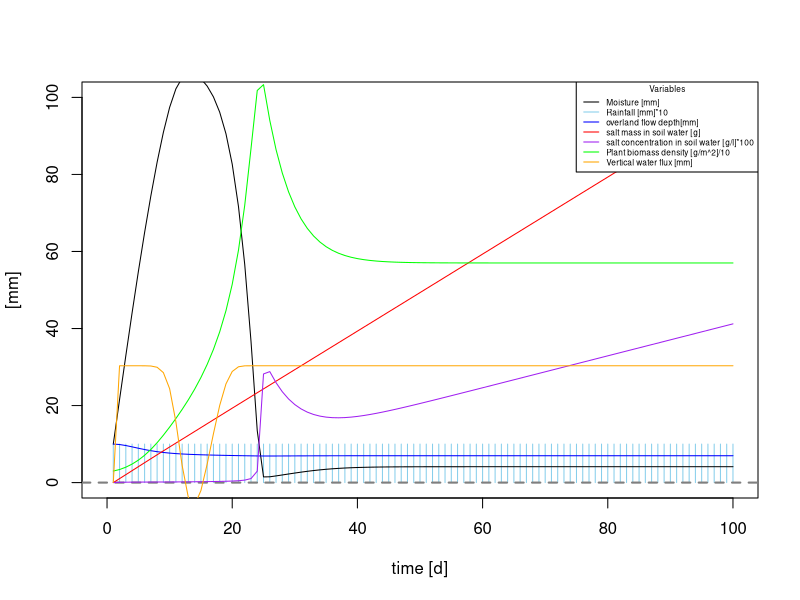
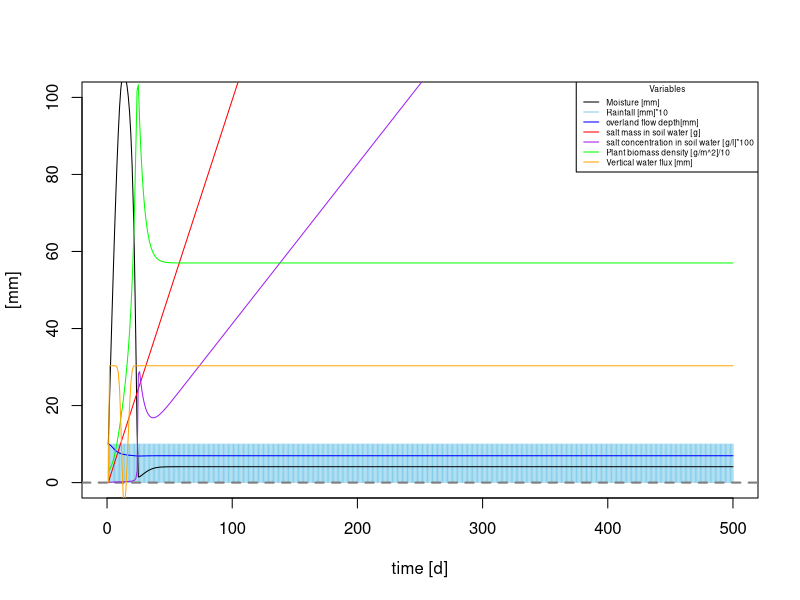
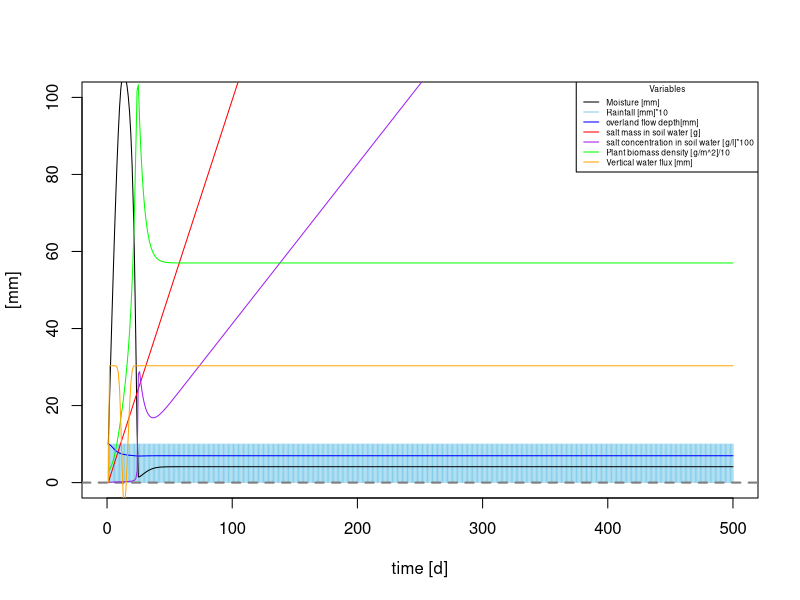
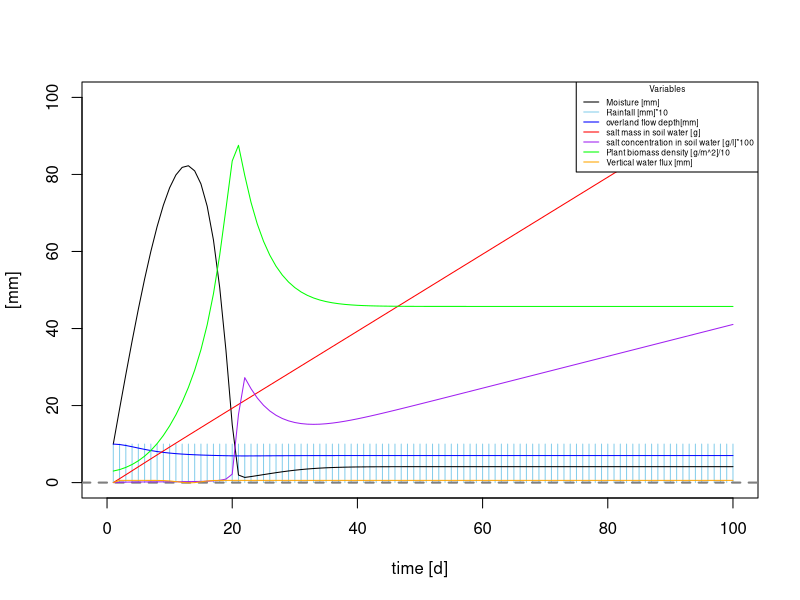
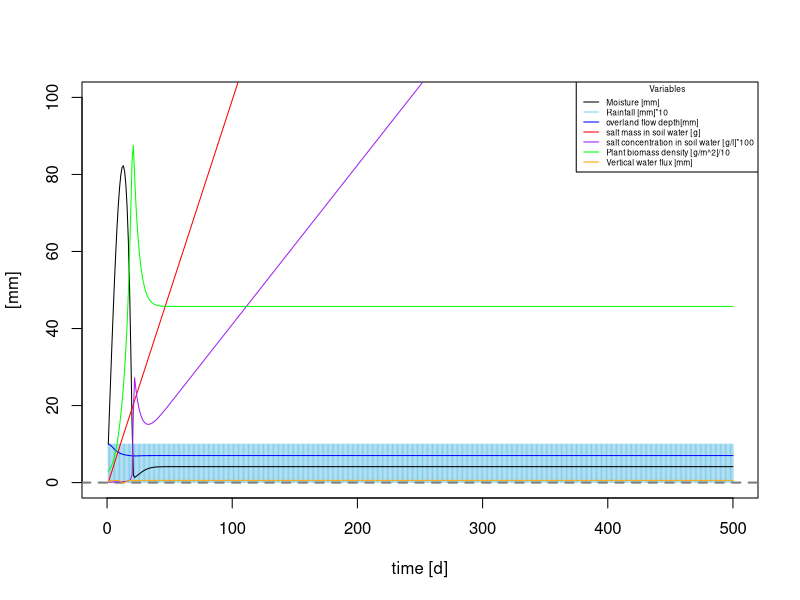
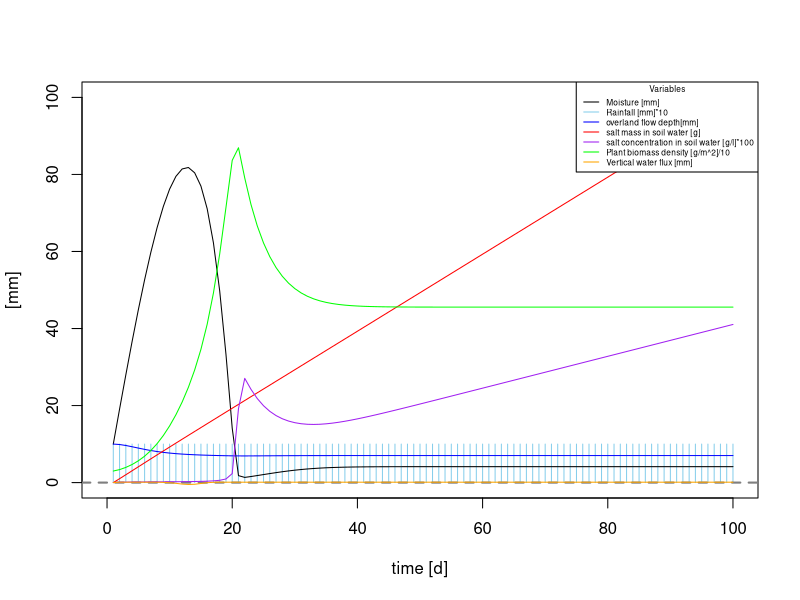
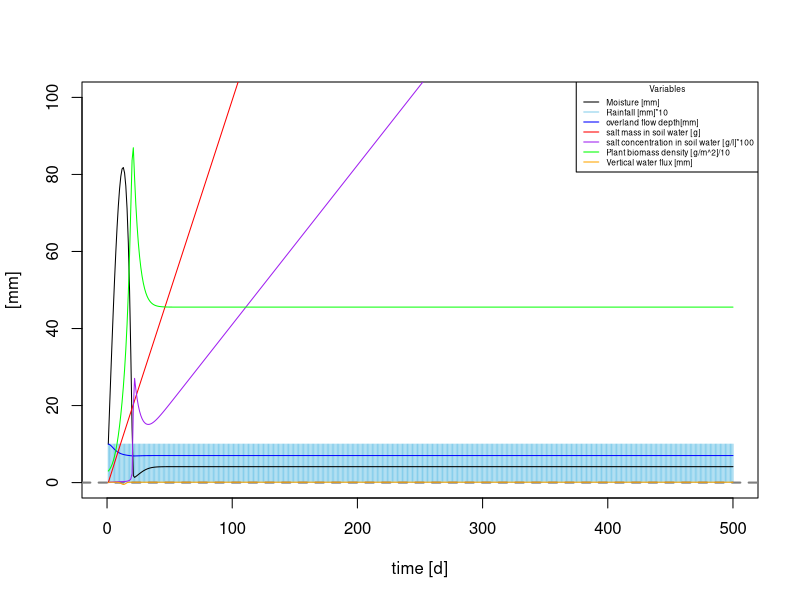
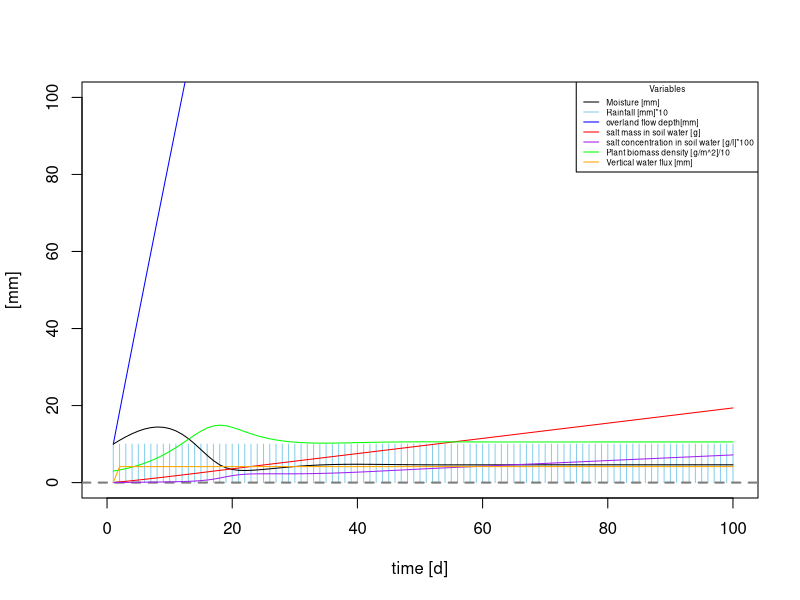

Write the R code that produced these figures, in order.
## ---- chunk 1

 # Sandy Clay Loam
    n<-0.367 # porosity
    # more soil variables for evaporation & losses
    # Hydraulic conductivity
    K_s<-52.08*10 # mm/day
    # campbell's b
    b<-6.4069 # neurotheta sandy clay loam
    # van Genuchten parameters
#     avg <- 0.0521
#     nvg <- 1.237
    s_fc<-0.2677/n # Field capacity
    # This is the bubbling pressure
    psi_s_bar<--1.2E-3 #
 
   h1bar =  -psi_s_bar 
   hb = psi_s_bar*-10^5 # mm
 

# parameters describing the soil
  soilpar <- list(b = b, n = n, s_fc = s_fc, K_s = K_s, 
                psi_s_bar = psi_s_bar, h1bar = h1bar, hb = hb)
    #................................................
    # Vegetation 1 (Grass)
    # paspalum secateum F-I and R-I, 2004

    Zr = 400 # soil depth (mm)   Check Also Table 2...Fernandez-Illescas and Rodriguez-Iturbe...2001


 # parameters describing the root zone   
  vegpar <- list(Zr = Zr)


# parameters describing plant dynamics and salt features

  alpha_i=1 #maximum infiltration rate per day (K_s and therefore soil type dependency in balances function code)

  k=12 # Saco et al, 2013
  W0=0.2 # Saco et al, 2013
  gmax=0.05 # Saco et al, 2013
  k1=5 # Saco et al, 2013
  c=10  # Saco et al, 2013
  f= 1 # f is the soil salt leaching efficiency (whether some salt is retained)
  ConcConst = 0.1 # ConcConst is the concentration of the salt in the infiltrating water in g/l
  CM.gw = 0.1 # salt concentration in groundwater
  d=0.24 # fraction of plant mortality
  
  par <- list(alpha_i=alpha_i,k=k, W0=W0, gmax=gmax, k1=k1, c=c, f=f, ConcConst=ConcConst, CM.gw= CM.gw, d=d)
## ---- chunk 2
Infil <- function(h,P, par){
  
  I=par$alpha_i*h*(P+par$k*par$W0)/(P+par$k)
  
  return (I)
}
## ---- chunk 3

WU <- function(M,P,par){ 
# using Svir in here means scaling Svir back to M, easier to do at Svir in balances  
#  WU=par$gmax*((M*(1+Svir))/(((M*(1+Svir))+par$k1)))*P 
  WU=par$gmax*(M/((M+par$k1)))*P 
  
  return(WU)
}
## ---- chunk 4
#******************************************
# based on Salvucci, 1993
L_n <- function(M,Z,soilpar,vegpar) {
   Zr <- vegpar$Zr
   hb <- - soilpar$psi_s_bar*10^5 # (mm?)
   soilpar$s_fc <- (Z/hb)^(-1/soilpar$b)
   
   s=M/(soilpar$n*vegpar$Zr)
  
   psi = hb*s^-soilpar$b
 
   m=2 + 3/soilpar$b#5.64  # in Salvucci's paper it is called n, but I called it m here to not confuse it with porosity


q <-((Z/hb)^(-m)-(psi/hb)^(-m))/(1+(psi/hb)^(-m)+(m-1)*(Z/hb)^(-m))#/(soilpar$n*Zr) # 

# Mass flux

flux <- soilpar$K_s*q

return(flux)
}


## ---- chunk 5

Gr <- function(M,P,par) { 
  
  Gr = par$c*WU(M,P,par)
  
  return(Gr)
}
## ---- chunk 6
Mo <- function(P,M,Svir,par) {
  # needs to be M/Svir because both are "large" numbers
  # you want a number ~1 for multiplication, or <0.1 for addition
  Mo = P*(par$d*(M/Svir))
  
  return(Mo)

}
## ---- chunk 7
balances <- function(Rain, par, plotit=T,
                      soilpar,
                      vegpar){
   
# Storage vectors for the daily steps are initialized.

   M <- rep(0,length(Rain)) # soil moisture [mm]
   h <- rep(0,length(Rain)) # infiltration depth [mm]
   P <- rep(0,length(Rain)) #biomass density []
   CM<- rep(0,length(Rain)) # Salt concentration in soil water in g/L or g/mm
   SmI<- rep(0,length(Rain)) # Salt mass in infiltrating water [g]
   SmM <- rep(0,length(Rain)) # Salt mass in soil water [g]
   In <- rep(0,length(Rain)) # infiltration [mm]

   Svir <- rep(0,length(Rain)) # virtual saturation
   flux<- rep(0,length(Rain)) # drainage and capillary rise flux, according to sign

# Initial values to start the simulation.

   
   M[1] <- 10
   h[1] <- 10 
   P[1] <- 30
   CM[1]<- 0
   Svir[1] <- M[1]

# We decided to split the numerical calculations for the daily into 12 substeps.

   deltat <- 12 # split in 12 increments

  
# Storage vectors for the substeps are initialized.

   M_sub <- rep(0,deltat)
   h_sub <- rep(0,deltat)
   I_sub <- rep(0,deltat)
   WU_sub <-rep(0,deltat) # Water uptake in mm
   P_sub <- rep(0,deltat) 
   Gr_sub <- rep(0,deltat) # Growth of biomass
   Mo_sub<- rep(0,deltat) # Mortality of biomass
   SmI_sub <- rep(0,deltat) 
   SmM_sub<- rep(0,deltat) 
   CM_sub<- rep(0,deltat) 
  Svir_sub <- rep(0,deltat) # virtual saturation

   flux_sub<-rep(0,deltat) # calculates leakage loss without evaporation loss

   U_salt <-rep(0,deltat) # Salt mass rising
   L_salt <-rep(0,deltat) # salt mass drained


  
   timeincr= 1/deltat
   
  for (t in 2:length(Rain)){
    
    for (tt in 1:(deltat-1)) {
      
      h.old <- ifelse(tt==1,h[t-1],h_sub[tt])
      P.old <- ifelse(tt==1,P[t-1],P_sub[tt])
      M.old <- ifelse(tt==1,M[t-1],M_sub[tt])
      SmI.old <-ifelse(tt==1,SmI[t-1],SmI_sub[tt])
      CM.old <-ifelse(tt==1,CM[t-1],CM_sub[tt])
      Svir.old <-ifelse(tt==1,Svir[t-1],Svir_sub[tt])


# Balance for water depth on soil

  h_sub[tt+1] <- h.old + ifelse(tt==1,(10*Rain[t]),0) 
      #- Infil(h.old, P.old,par)*timeincr

  # Infiltration
  par$alpha_i <- ifelse(h_sub[tt+1]<soilpar$K_s*timeincr, 1,(1-(h_sub[tt+1]-soilpar$K_s*timeincr)/h_sub[tt+1]))
  # Calculate infiltration and recalculate h_sub   
  I_sub[tt] <- Infil(h.old, P.old,par)*timeincr
  h_sub[tt+1] <- h_sub[tt+1] - I_sub[tt] 

   
      
# Now do all plant uptake and growth
# water uptake by plants: include infiltration in available water

      WU_sub[tt] <- WU(M=Svir.old,P.old,par)*timeincr 
      
      # growth rate
      Gr_sub[tt] <- Gr(M=Svir.old, P.old,par)*timeincr 
      # Mortality
      Mo_sub[tt]<- Mo(P.old,M=M.old, Svir=Svir.old, par)*timeincr
      # calculate plant biomass balance
      P_sub[tt + 1] <- P.old + Gr_sub[tt]- Mo_sub[tt] 
      
      
# re-calculate water balance
# 2. before leaching
      M_sub[tt + 1] <- M.old + I_sub[tt] - WU_sub[tt] #- L_sub[tt] 

# Calculate salt concentration in the soil

 # 3. calculate leaching and capillary rise amount
  flux_sub[tt+1]<-do.call(L_n,list(M=M_sub[tt+1],Z=Z,soilpar=soilpar,vegpar=vegpar))

# 4. final adjust soil moisture for leaching or capillary rise
 
   M_sub[tt + 1] <-  M_sub[tt + 1] + flux_sub[tt+1]*timeincr


# calculate saltbalance

# Salt leaching
    L_salt[tt+1] <- ifelse(flux_sub[tt+1]<0, par$f*CM_sub[tt+1]*flux_sub[tt+1]*timeincr,0) # leaching of salt

# salt upflow
    U_salt[tt+1] <- ifelse(flux_sub[tt+1]>0, par$CM.gw*flux_sub[tt+1]*timeincr,0) # rise of salt

# salt mass coming in with infiltration
      SmI_sub[tt+1]<- SmI.old + I_sub[tt]*par$ConcConst 

#salt mass in soil
     SmM_sub[tt+1] <- SmI_sub[tt+1] + U_salt[tt+1] - L_salt[tt+1]
# salt concentration in soil
   CM_sub[tt+1]<- (SmM_sub[tt+1]/M_sub[tt+1])*(1/58.44) # 
    
# Virtual saturation (Shah et al., 2012), here in [mm] to be in the same unit as M
    Svir_sub[tt + 1]<-soilpar$n*vegpar$Zr*((soilpar$h1bar*10^-1)^(1/soilpar$b))*
                     ((soilpar$h1bar*10^-1)*(M_sub[tt + 1]/
                       (soilpar$n*vegpar$Zr))^(-soilpar$b)
                       +(3.6*CM_sub[tt + 1]))^(-1/soilpar$b)

    } 
  
# Aggregating the substep results to daily values.

    P[t] = P_sub[deltat]
    M[t] = M_sub[deltat]
    h[t] = h_sub[deltat]
    CM[t] = CM_sub[deltat]
    SmM[t] = SmM_sub[deltat] 
    SmI[t]=SmI_sub[deltat]
    In[t]= sum(I_sub)
    flux[t] = sum(flux_sub)
    Svir[t] = Svir_sub[deltat]

}


# Plotting
 
if (plotit==T) {  
  plot(Rain*10, type="h",col="skyblue",ylim=c(0,100),xlim=c(0,time),xlab=("time [d]"), ylab=("[mm]"))
  lines(M, type="l",col="black" )
   
    lines(h,type="l", col="blue")
    abline(h=0, col="Gray50",lwd=2,lty=2)

    lines(SmM,type="l", col="red")
    lines(CM*100,type="l", col="purple")
    lines(P/10,type="l", col="green")
    lines(flux,type="l", col="orange")
  
 
 legend("topright", title="Variables",cex=0.5, pt.cex=0.1, c("Moisture [mm]","Rainfall [mm]*10","overland flow depth[mm] ","salt mass in soil water [g]", "salt concentration in soil water [g/l]*100", "Plant biomass density [g/m^2]/10", "Vertical water flux [mm]"),
         col=c("black","skyblue","blue","red","purple","green", "orange"),lty=1)
 
}

Out <- data.frame(P=P,M=M,h=h, CM=CM, SmM=SmM, In=In, flux=flux, Svir=Svir)
#return(Out)
}
## ---- chunk 8

    Rain_function<-function(time){ Rain <- rep(1, time)
                         return(Rain)}
## ---- chunk 9
    Z =1000 # [mm]  groundwater depth 
    time = 100 #days
    balances(Rain=Rain_function(time), par=par, plotit=T, soilpar, vegpar)
    time =500
    balances(Rain=Rain_function(time), par=par, plotit=T, soilpar, vegpar)
#     Z =2000 # [mm]  groundwater depth 
#     time = 100 #days
#     balances(Rain=Rain_function(time), par=par, plotit=T, soilpar, vegpar)
#     time =500 #days
#     balances(Rain=Rain_function(time), par=par, plotit=T, soilpar, vegpar)
#     Z =3000 # [mm]  groundwater depth
#     time = 100 #days
#     balances(Rain=Rain_function(time), par=par, plotit=T, soilpar, vegpar)
#     time =500 #days
    balances(Rain=Rain_function(time), par=par, plotit=T, soilpar, vegpar)
    Z =5000 # [mm]  groundwater depth
    time = 100 #days
    balances(Rain=Rain_function(time), par=par, plotit=T, soilpar, vegpar)
    time =500 #days
    balances(Rain=Rain_function(time), par=par, plotit=T, soilpar, vegpar)
    Z =10000 # [mm]  groundwater depth
    time = 100 #days
    balances(Rain=Rain_function(time), par=par, plotit=T, soilpar, vegpar)
    time =500 #days
    balances(Rain=Rain_function(time), par=par, plotit=T, soilpar, vegpar)

## ---- chunk 10

  # Medium Heavy Clay
    n<-0.4473 # porosity
    # more soil variables for evaporation & losses
    # Hydraulic conductivity
    K_s<-2.82*10 # mm/day
    # Campbell's b
    b<-16.1501 # neurotheta Medium heavy clay

    s_fc<-0.3936/n # Field capacity
    # bubbling pressure
    psi_s_bar<--1.4E-3 
    h1bar =  -psi_s_bar 
    hb = psi_s_bar*-10^5 #mm


# parameters describing the soil
  soilpar <- list(b = b, n = n, s_fc = s_fc, K_s = K_s, 
                psi_s_bar = psi_s_bar, h1bar = h1bar, hb = hb)

    Z =1000 # [mm]  groundwater depth 
    time = 100 #days
    balances(Rain=Rain_function(time), par=par, plotit=T, soilpar, vegpar)
    time =500
    balances(Rain=Rain_function(time), par=par, plotit=T, soilpar, vegpar)

    Z =10000 # [mm]  groundwater depth 
    time = 100 #days
    balances(Rain=Rain_function(time), par=par, plotit=T, soilpar, vegpar)
    time =500
    balances(Rain=Rain_function(time), par=par, plotit=T, soilpar, vegpar)

 
## ---- chunk 11

# Coarse Sand
    n<-0.368 # porosity
    # more soil variables for evaporation & losses
    # Hydraulic conductivity
    K_s<-182.68*10 # mm/day
    # Campbell's b
    b<- 4.1152

    s_fc<-0.1895/n # Field capacity
    
    psi_s_bar<--0.61E-3 
   h1bar =  -psi_s_bar 
   hb = psi_s_bar*-10^5 #mm

# parameters describing the soil
  soilpar <- list(b = b, n = n, s_fc = s_fc, K_s = K_s, 
                psi_s_bar = psi_s_bar, h1bar = h1bar, hb = hb)

    Z =1000 # [mm]  groundwater depth 
    time = 100 #days
    balances(Rain=Rain_function(time), par=par, plotit=T, soilpar, vegpar)
    time =500
    balances(Rain=Rain_function(time), par=par, plotit=T, soilpar, vegpar)

    Z =10000 # [mm]  groundwater depth 
    time = 100 #days
    balances(Rain=Rain_function(time), par=par, plotit=T, soilpar, vegpar)
    time =500
    balances(Rain=Rain_function(time), par=par, plotit=T, soilpar, vegpar)

